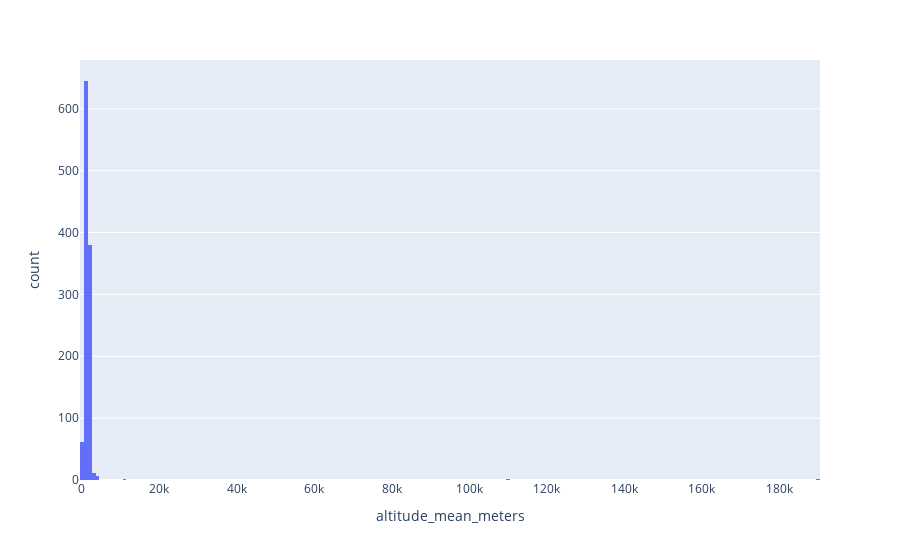

Notebook cell for this chart:
### Markdown cell above
# Aberrant values in Altitude
Coffee typically grows between 1km - 2km above sea level. Some highest recorded altitudes are 2500-3000. Highest point on earth is 8849.

### Code cell
px.histogram(data, 'altitude_mean_meters')

### Figure 1 — Plotly figure (JSON) as saved in the notebook; plotly's stock layout.template omitted (floating-point values rounded to 4 significant figures; data arrays with more than 128 entries replaced by an {"elided": "..."} marker saying what was removed)
{"data": [{"alignmentgroup": "True", "bingroup": "x", "hovertemplate": "altitude_mean_meters=%{x}<br>count=%{y}<extra></extra>", "legendgroup": "", "marker": {"color": "#636efa", "pattern": {"shape": ""}}, "name": "", "offsetgroup": "", "orientation": "v", "showlegend": false, "type": "histogram", "x": {"elided": "1339 float values"}, "xaxis": "x", "yaxis": "y"}], "layout": {"barmode": "relative", "legend": {"tracegroupgap": 0}, "margin": {"t": 60}, "xaxis": {"anchor": "y", "domain": [0, 1], "title": {"text": "altitude_mean_meters"}}, "yaxis": {"anchor": "x", "domain": [0, 1], "title": {"text": "count"}}}}
